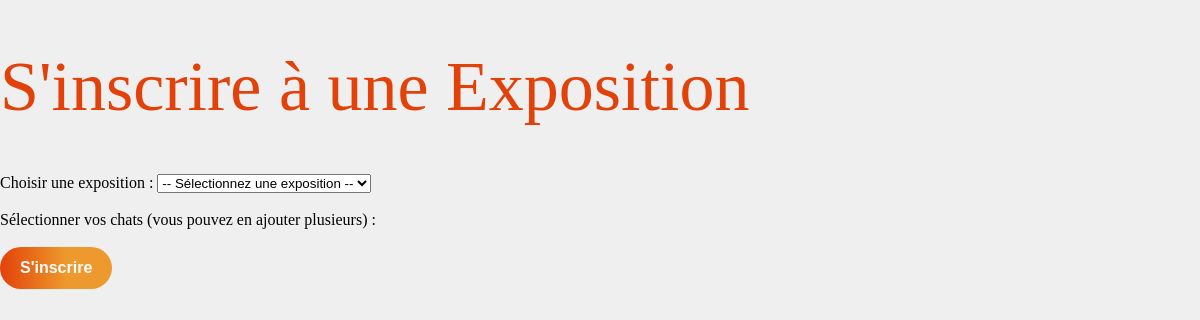
The app's page /src/pages/register_exposition.php (signed in), older data.
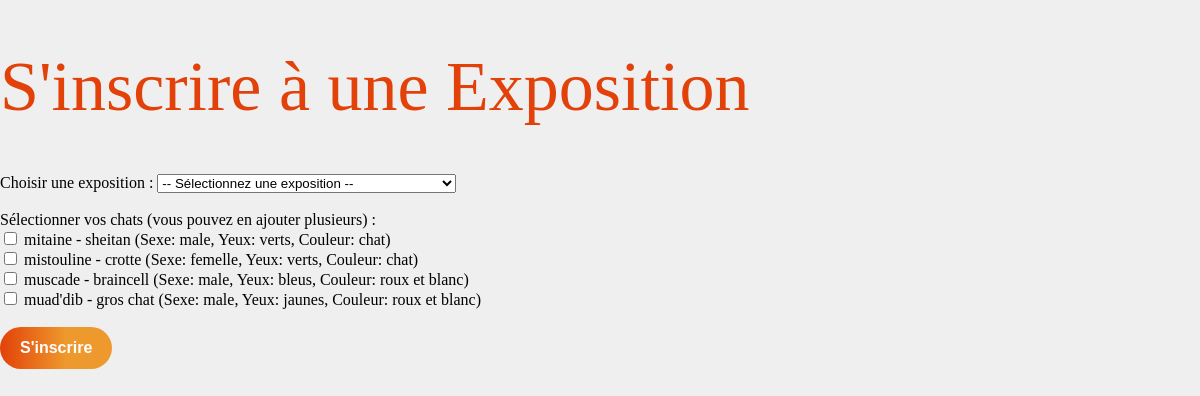
The same page, newer data.
### tables this page shows
CREATE TABLE `Cat` (
  `cat_id` int NOT NULL,
  `name` varchar(255) NOT NULL,
  `birthdate` date NOT NULL,
  `sex` varchar(255) NOT NULL,
  `breed` varchar(255) NOT NULL,
  `color` varchar(255) NOT NULL,
  `eyes` varchar(255) NOT NULL,
  `pedigree` varchar(255) NOT NULL,
  `chip` int NOT NULL,
  `breeder` varchar(255) NOT NULL,
  `father` varchar(255) NOT NULL,
  `mother` varchar(255) NOT NULL,
  `user_id` int NOT NULL
);

### src/pages/register_exposition.php (the view, shortened to what this page needs)
<?php
require_once("open_bdd.php");
$user_id = $_SESSION['user']['user_id'];
$sql_cats = "SELECT * FROM `Cat` WHERE `user_id` = :user_id";
$query_cats = $db->prepare($sql_cats);
$query_cats->execute([':user_id' => $user_id]);
$cats = $query_cats->fetchAll(PDO::FETCH_ASSOC);
?>
<!DOCTYPE html>
<html lang="fr">
<head>
    <link rel="stylesheet" href="style.css">
</head>
<body>
<h1>S'inscrire à une Exposition</h1>
<form action="register_exposition.php" method="POST">
    <label for="show_id">Choisir une exposition :</label>
    <select name="show_id" id="show_id" required>
        <option value="">-- Sélectionnez une exposition --</option>
    </select><br><br>
    <label for="cats">Sélectionner vos chats (vous pouvez en ajouter plusieurs) :</label><br>
    <div id="cats_container">
        <?php foreach ($cats as $cat): ?>
            <input type="checkbox" name="cats[]" value="<?php echo $cat['cat_id']; ?>">
            <label>
                <?php echo $cat['name'] . ' - ' . $cat['breed']; ?>
                (Sexe: <?php echo $cat['sex']; ?>, Yeux: <?php echo $cat['eyes']; ?>, Couleur: <?php echo $cat['color']; ?>)
            </label><br>
        <?php endforeach; ?>
    </div><br>
    <button type="submit">S'inscrire</button>
</form>
</body>
</html>

Row changes from the older to the newer data that the page shows:
added cat: name "mitaine", breed "sheitan", sex "male", eyes "verts", color "chat"
added cat: name "mistouline", breed "crotte", sex "femelle", eyes "verts", color "chat"
added cat: name "muscade", breed "braincell", sex "male", eyes "bleus", color "roux et blanc"
added cat: name "muad'dib", breed "gros chat", sex "male", eyes "jaunes", color "roux et blanc"
